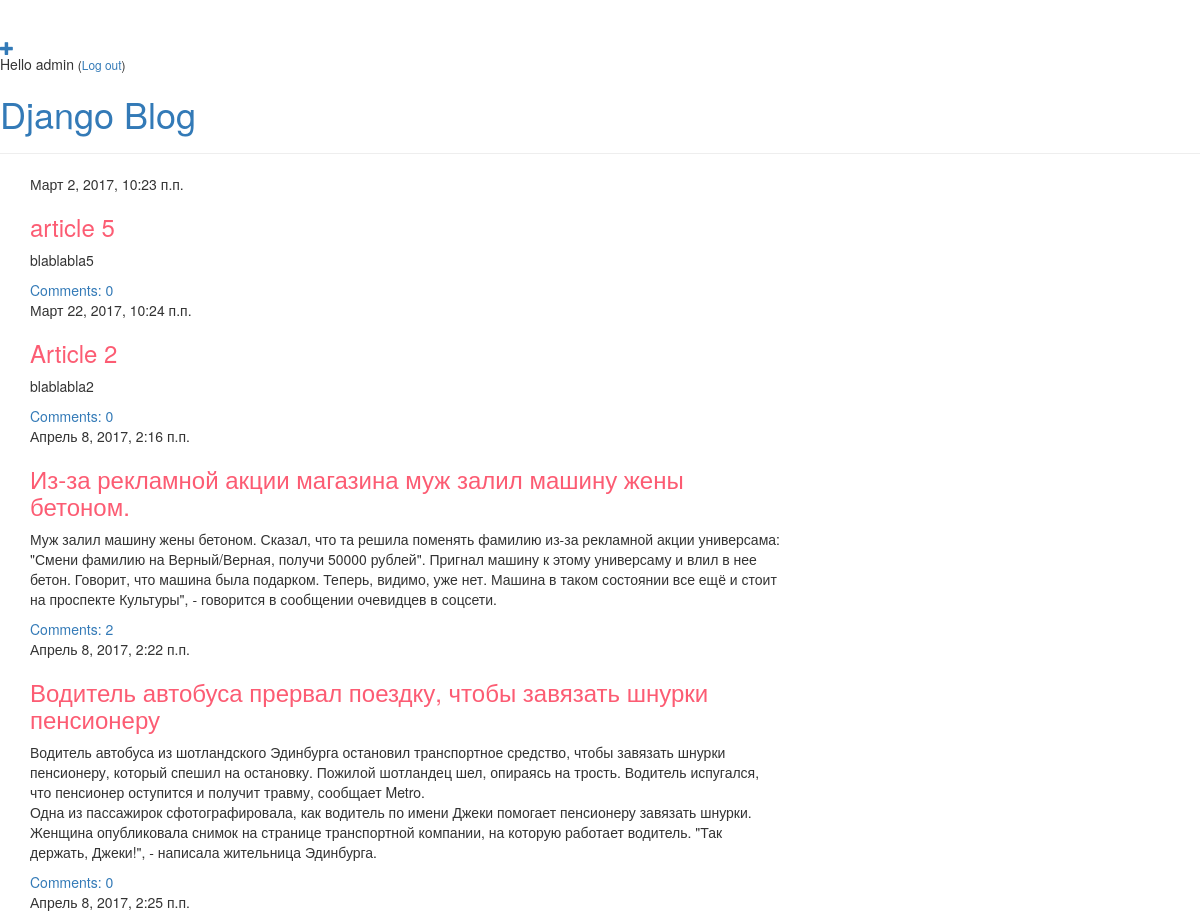
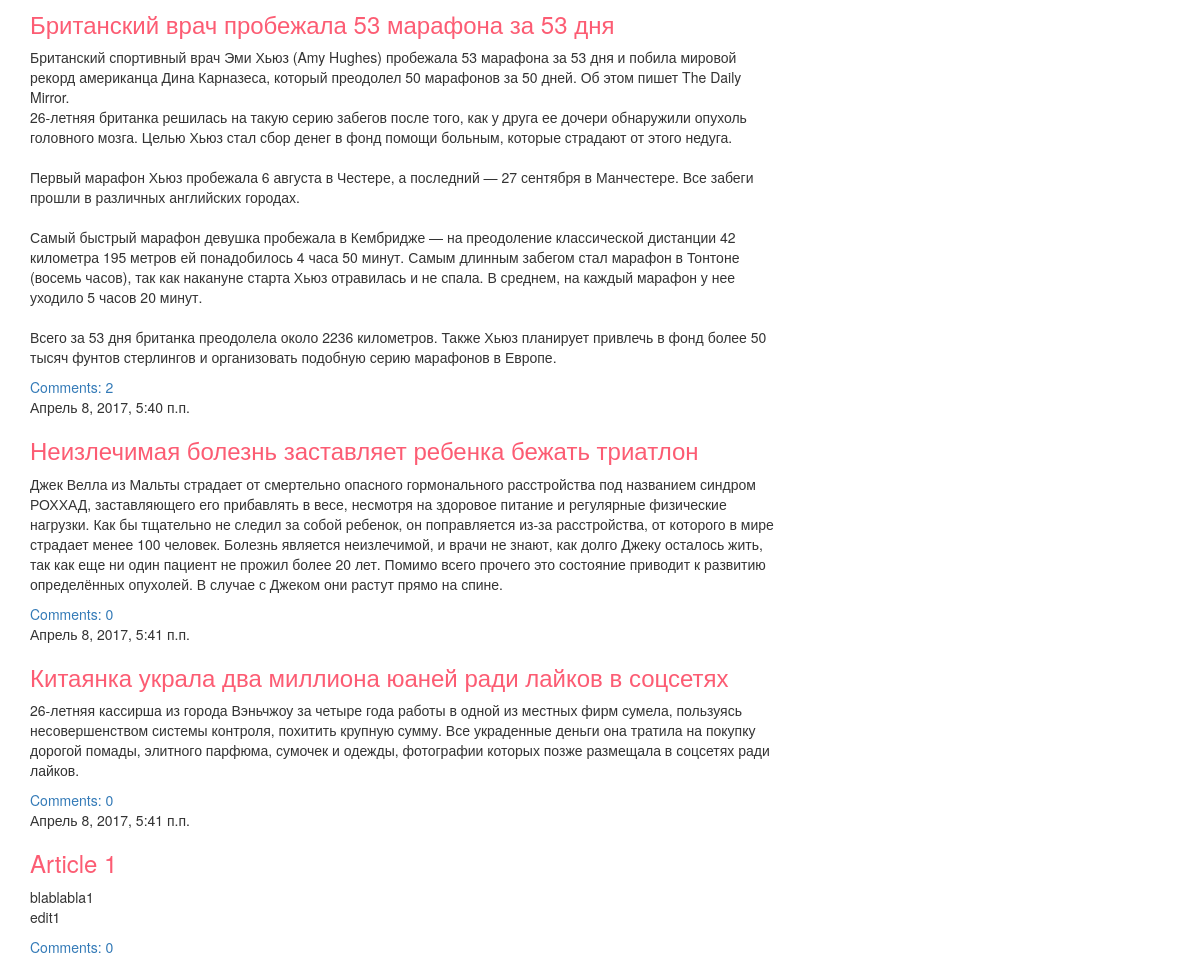
The app's page / (signed in) with its own data (2 pictures, top to bottom).
### blog/models.py (models this page shows, shortened)
class Post(models.Model):
    author = models.ForeignKey('auth.User')
    title = models.CharField(max_length=200)
    text = models.TextField()
    created_date = models.DateTimeField(
            default=timezone.now)
    published_date = models.DateTimeField(
            blank=True, null=True)

### blog/views.py (the view)
# urls.py: url(r'^$', views.post_list, name='post_list'),
def post_list(request):
    posts = Post.objects.filter(published_date__lte=timezone.now()).order_by('published_date')
    return render(request, 'blog/post_list.html', {'posts' : posts})

### blog/templates/blog/post_list.html
{% extends 'blog/base.html' %}
    {% block content %}
        {% for post in posts %}
            <div class="post">
                <div class="date">
                    {{ post.published_date }}
                </div>
                <h3><a href="{% url 'post_detail' pk=post.pk %}">{{ post.title }}</a></h3>
                <p>{{ post.text|linebreaksbr }}</p>
                <a href="{% url 'post_detail' pk=post.pk %}">Comments: {{ post.comments.count }}</a>
            </div>
        {% endfor %}
    {% endblock content %}

### blog/templates/blog/base.html (shortened to what this page needs)
{% load staticfiles %}
    <html>
        <head>
             <link rel="stylesheet" href="//maxcdn.bootstrapcdn.com/bootstrap/3.2.0/css/bootstrap.min.css">
             <link rel="stylesheet" href="//maxcdn.bootstrapcdn.com/bootstrap/3.2.0/css/bootstrap-theme.min.css">
            <link rel="stylesheet" href="{% static 'css/blog.css' %}">
        </head>
        <body>
            <div class="page-header">
                {% if user.is_authenticated %}
                    <a href="{% url 'post_new' %}" class="top-menu"><span class="glyphicon glyphicon-plus"></span></a>
                    <p class="top-menu">Hello {{ user.username }} <small>(<a href="{% url 'logout' %}">Log out</a>)</small></p>
                {% else %}
                    <a href="{% url 'login' %}" class="top-menu"><span class="glyphicon glyphicon-lock"></span></a>
                {% endif %}
                <h1><a href="/">Django Blog</a></h1>
            </div>
            <div class="content container">
                <div class="row">
                    <div class="col-md-8">
                        {% block content %}
                        {% endblock %}
                    </div>
                </div>
            </div>
        </body>
    </html>

### blog/static/css/blog.css (style rules this page uses)
h3 a { color: #fc5c73; }

### records on screen
Post: published_date "Март 2, 2017, 10:23 п.п.", title "article 5", text "blablabla5", comments.count "0"
Post: published_date "Март 22, 2017, 10:24 п.п.", title "Article 2", text "blablabla2", comments.count "0"
Post: published_date "Апрель 8, 2017, 2:16 п.п.", title "Из-за рекламной акции магазина муж залил машину жены бетоном.", text "Муж залил машину жены бетоном. Сказал, что та решила поменять фамилию из-за рекламной акции универсама: \"Смени фамилию на Верный/Верная, получи 50000 рублей\". Пригнал машину к этому универсаму и влил в нее бетон. Говорит, что машина была подарком. Теперь, видимо, уже нет. Машина в таком состоянии все ещё и стоит на проспекте Культуры\", - говорится в сообщении очевидцев в соцсети.", comments.count "2"
Post: published_date "Апрель 8, 2017, 2:22 п.п.", title "Водитель автобуса прервал поездку, чтобы завязать шнурки пенсионеру", text "Водитель автобуса из шотландского Эдинбурга остановил транспортное средство, чтобы завязать шнурки пенсионеру, который спешил на остановку. Пожилой шотландец шел, опираясь на трость. Водитель испугался, что пенсионер оступится и получит травму, сообщает Metro. Одна из пассажирок сфотографировала, как водитель по имени Джеки помогает пенсионеру завязать шнурки. Женщина опубликовала снимок на странице транспортной компании, на которую работает водитель. \"Так держать, Джеки!\", - написала жительница Эдинбурга.", comments.count "0"
Post: published_date "Апрель 8, 2017, 2:25 п.п.", title "Британский врач пробежала 53 марафона за 53 дня", text "Британский спортивный врач Эми Хьюз (Amy Hughes) пробежала 53 марафона за 53 дня и побила мировой рекорд американца Дина Карназеса, который преодолел 50 марафонов за 50 дней. Об этом пишет The Daily Mirror. 26-летняя британка решилась на такую серию забегов после того, как у друга ее дочери обнаружили опухоль головного мозга. Целью Хьюз стал сбор денег в фонд помощи больным, которые страдают от этого недуга. Первый марафон Хьюз пробежала 6 августа в Честере, а последний — 27 сентября в Манчестере. Все забеги прошли в различных английских городах. Самый быстрый марафон девушка пробежала в Кембридже — на преодоление классической дистанции 42 километра 195 метров ей понадобилось 4 часа 50…", comments.count "2"
Post: published_date "Апрель 8, 2017, 5:40 п.п.", title "Неизлечимая болезнь заставляет ребенка бежать триатлон", text "Джек Велла из Мальты страдает от смертельно опасного гормонального расстройства под названием синдром РОХХАД, заставляющего его прибавлять в весе, несмотря на здоровое питание и регулярные физические нагрузки. Как бы тщательно не следил за собой ребенок, он поправляется из-за расстройства, от которого в мире страдает менее 100 человек. Болезнь является неизлечимой, и врачи не знают, как долго Джеку осталось жить, так как еще ни один пациент не прожил более 20 лет. Помимо всего прочего это состояние приводит к развитию определённых опухолей. В случае с Джеком они растут прямо на спине.", comments.count "0"
Post: published_date "Апрель 8, 2017, 5:41 п.п.", title "Китаянка украла два миллиона юаней ради лайков в соцсетях", text "26-летняя кассирша из города Вэньчжоу за четыре года работы в одной из местных фирм сумела, пользуясь несовершенством системы контроля, похитить крупную сумму. Все украденные деньги она тратила на покупку дорогой помады, элитного парфюма, сумочек и одежды, фотографии которых позже размещала в соцсетях ради лайков.", comments.count "0"
Post: published_date "Апрель 8, 2017, 5:41 п.п.", title "Article 1", text "blablabla1 edit1", comments.count "0"

### other values on screen
{{ user.username }} "admin"
